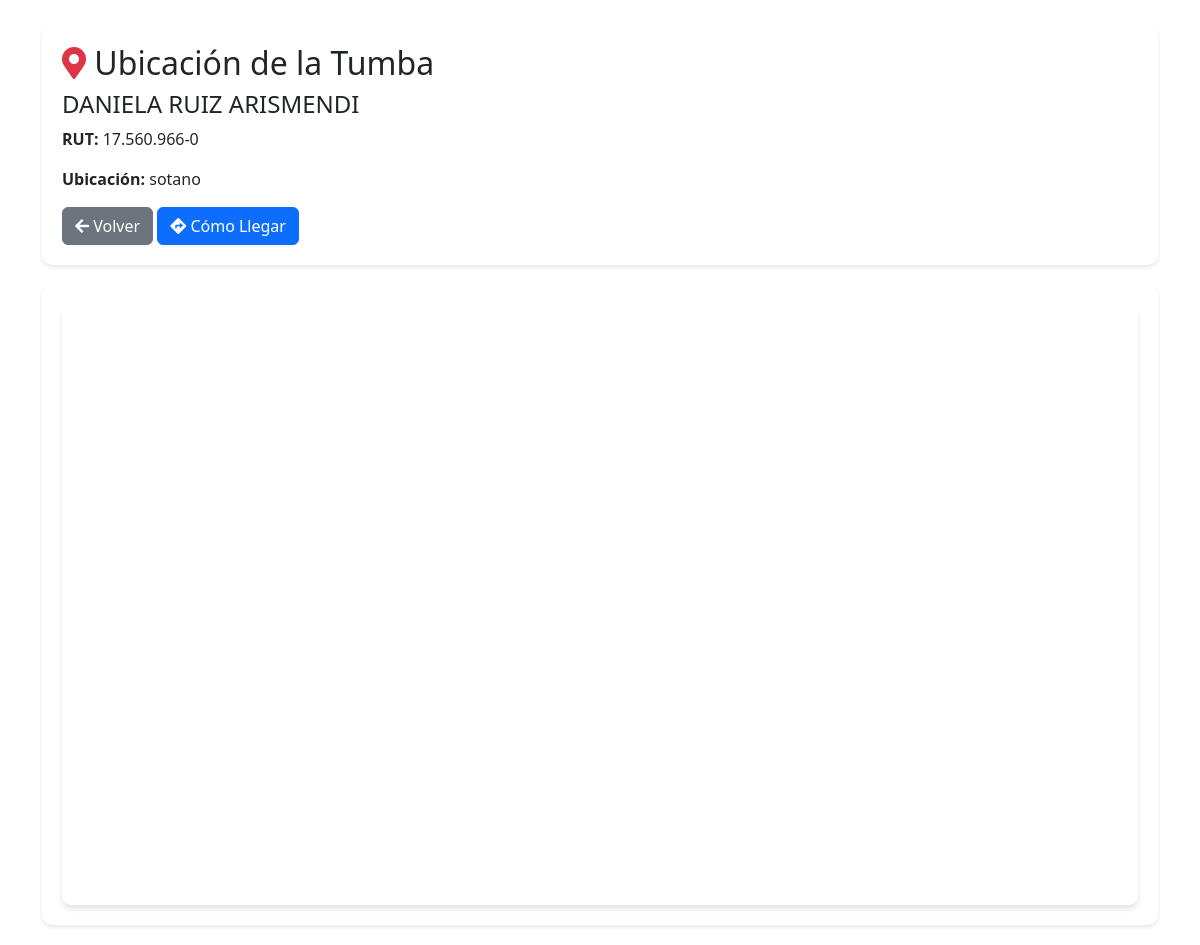
The app's page /mapa/12/ (signed in) with its own data.
### crudsimple/models.py (models this page shows, shortened)
class Fallecido(models.Model):
    UBICACION_CHOICES = [
        ('sotano', 'Sótano'),
        ('bloque_1', 'Bloque 1'),
        ('bloque_2', 'Bloque 2'),
        ('miramar', 'Miramar'),
    ]
    PARENTESCO_CHOICES = [
        ('hijo', 'Hijo/a'),
        ('esposo', 'Esposo/a'),
        ('padre', 'Padre/Madre'),
        ('hermano', 'Hermano/a'),
        ('nieto', 'Nieto/a'),
        ('otro', 'Otro'),
    ]
    rut = models.CharField(max_length=50, blank=True)
    nombre = models.CharField(max_length=50, blank=True)
    segundo_nombre = models.CharField(max_length=50, blank=True, null=True, verbose_name="Segundo Nombre")  # 👈 AGREGAR ESTA LÍNEA
    apellido_p = models.CharField(max_length=50, blank=True)
    apellido_m = models.CharField(max_length=50, blank=True)
    fechafallecimiento = models.DateField(blank=True, null=True)
    ubicacion = models.CharField(max_length=50, choices=UBICACION_CHOICES, blank=True)
    maps = models.CharField(max_length=500, blank=True)
    latitud = models.DecimalField(max_digits=10, decimal_places=8, null=True, blank=True, verbose_name="Latitud")
    longitud = models.DecimalField(max_digits=11, decimal_places=8, null=True, blank=True, verbose_name="Longitud")
    foto = models.ImageField(upload_to='fotos_fallecidos/', blank=True, null=True, verbose_name="Foto")
    historia = models.TextField(blank=True, null=True, verbose_name="Historia")
    fecha_registro = models.DateTimeField(auto_now_add=True, verbose_name="Fecha de Registro")
    nombre_familiar = models.CharField(max_length=200, verbose_name="Nombre del Familiar", blank=True, null=True)
    email_familiar = models.EmailField(verbose_name="Email del Familiar", blank=True, null=True)
    telefono_familiar = models.CharField(max_length=15, verbose_name="Teléfono", blank=True, null=True)
    parentesco = models.CharField(max_length=50, verbose_name="Parentesco", choices=PARENTESCO_CHOICES, blank=True, null=True)
    fecha_reduccion = models.DateField(verbose_name="Fecha Reducción (5 años)", blank=True, null=True)
    fecha_mantenimiento_lapida = models.DateField(verbose_name="Mantto. Lápida (2 años)", blank=True, null=True)
    fecha_pintura = models.DateField(verbose_name="Pintura/Retoque (3 años)", blank=True, null=True)
    notificacion_registro_enviada = models.BooleanField(default=False, verbose_name="Notificación Enviada")
    ultima_notificacion = models.DateField(blank=True, null=True, verbose_name="Última Notificación")

### crudsimple/views.py (the view)
# urls.py: path('mapa/<int:id>/', views.mapa_tumba, name='mapa_tumba'),
@login_required
def mapa_tumba(request, id):
    from django.conf import settings
    fallecido = get_object_or_404(Fallecido, id=id)
    context = {
        'fallecido': fallecido,
        'GOOGLE_MAPS_API_KEY': settings.GOOGLE_MAPS_API_KEY,
    }
    return render(request, 'mapa_tumba.html', context)

### crudsimple/templates/mapa_tumba.html (shortened to what this page needs)
{% load static %}
<!DOCTYPE html>
<html lang="es">
<head>
    <link href="https://cdn.jsdelivr.net/npm/bootstrap@5.3.3/dist/css/bootstrap.min.css" rel="stylesheet">
    <link rel="stylesheet" href="https://cdnjs.cloudflare.com/ajax/libs/font-awesome/5.15.4/css/all.min.css">
</head>
<body>
    <div class="container mt-4">
        <div class="info-card">
            <h2><i class="fas fa-map-marker-alt text-danger"></i> Ubicación de la Tumba</h2>
            <h4>{{ fallecido.nombre }} {{ fallecido.apellido_p }} {{ fallecido.apellido_m }}</h4>
            <p><strong>RUT:</strong> {{ fallecido.rut }}</p>
            <p><strong>Ubicación:</strong> {{ fallecido.ubicacion }}</p>
            <a href="{% url 'listadoFallecidos' %}" class="btn btn-secondary">
                <i class="fas fa-arrow-left"></i> Volver
            </a>
            <a href="https://www.google.com/maps/dir/?api=1&destination={{ fallecido.latitud }},{{ fallecido.longitud }}"
                target="_blank" class="btn btn-primary">
                <i class="fas fa-directions"></i> Cómo Llegar
            </a>
        </div>
        <div class="info-card">
            <div id="map"></div>
        </div>
    </div>
</body>
</html>

### crudsimple/templates/mapa_tumba.html (style rules this page uses)
#map { height: 600px; width: 100%; border-radius: 10px; box-shadow: 0 4px 6px rgba(0, 0, 0, 0.1); }
.info-card { background: white; padding: 20px; border-radius: 10px; margin-bottom: 20px; box-shadow: 0 2px 4px rgba(0, 0, 0, 0.1); }

### records on screen
Fallecido: nombre "DANIELA", apellido_p "RUIZ", apellido_m "ARISMENDI", rut "17.560.966-0", ubicacion "sotano"
